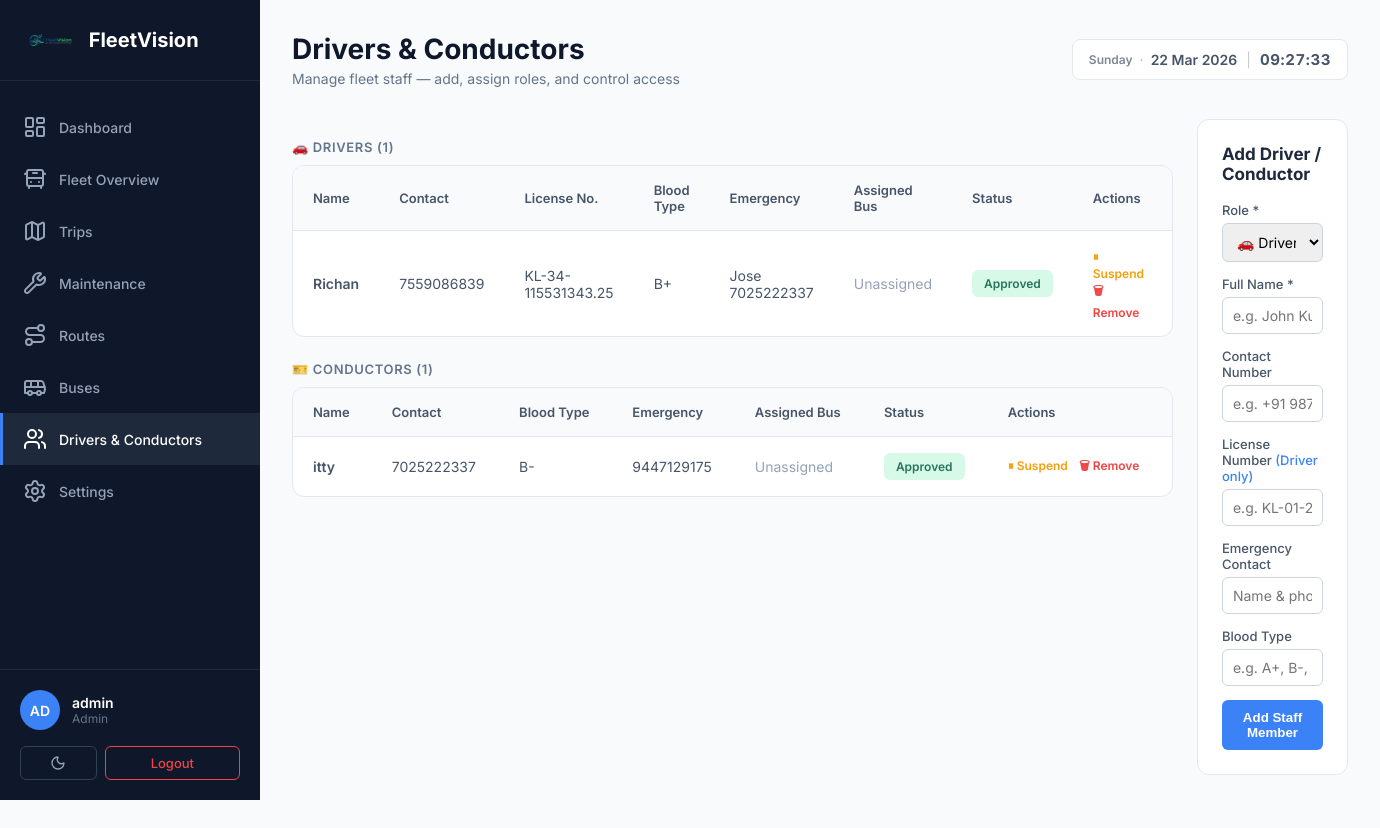
The app's page /staff.php (signed in), older data.
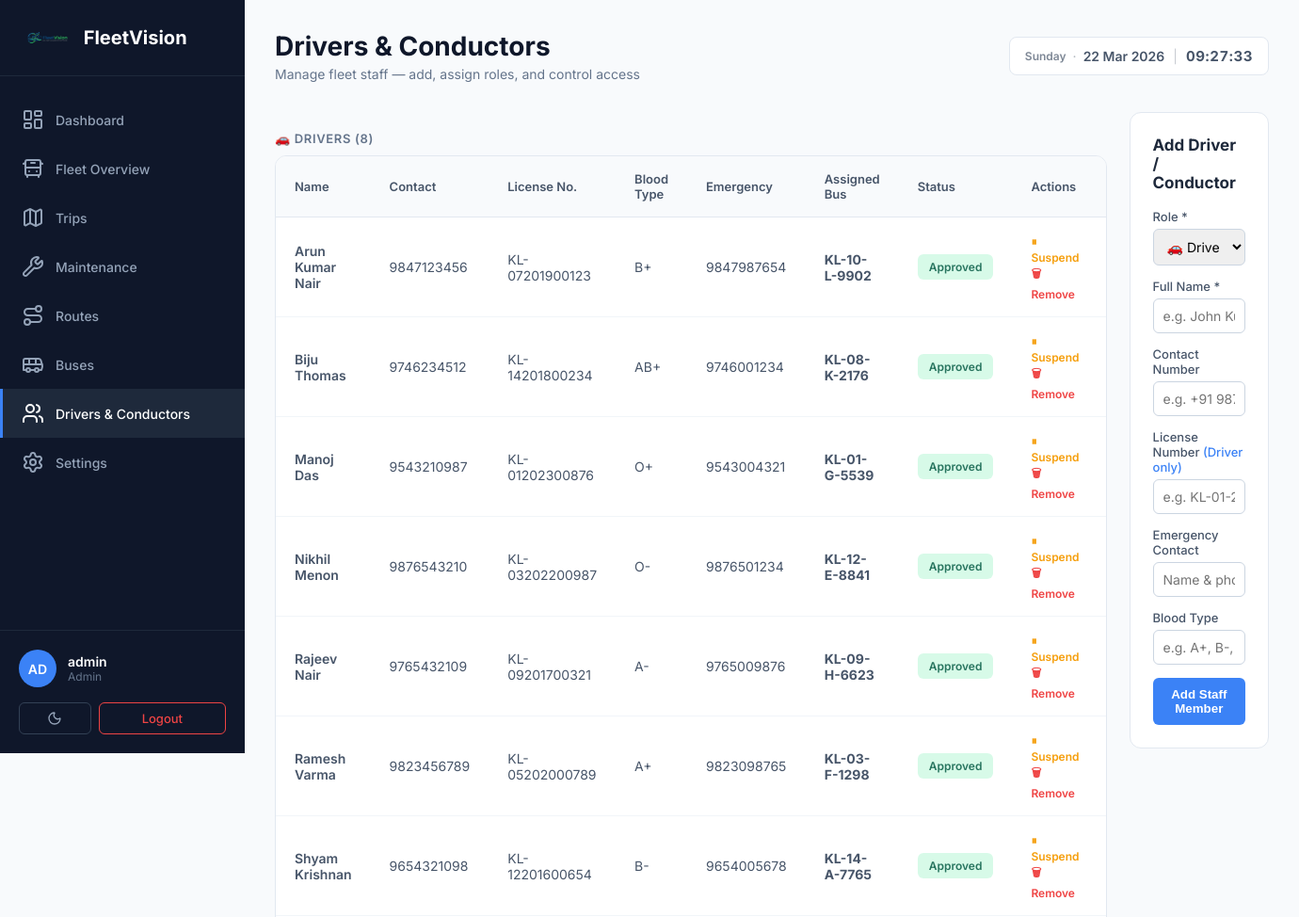
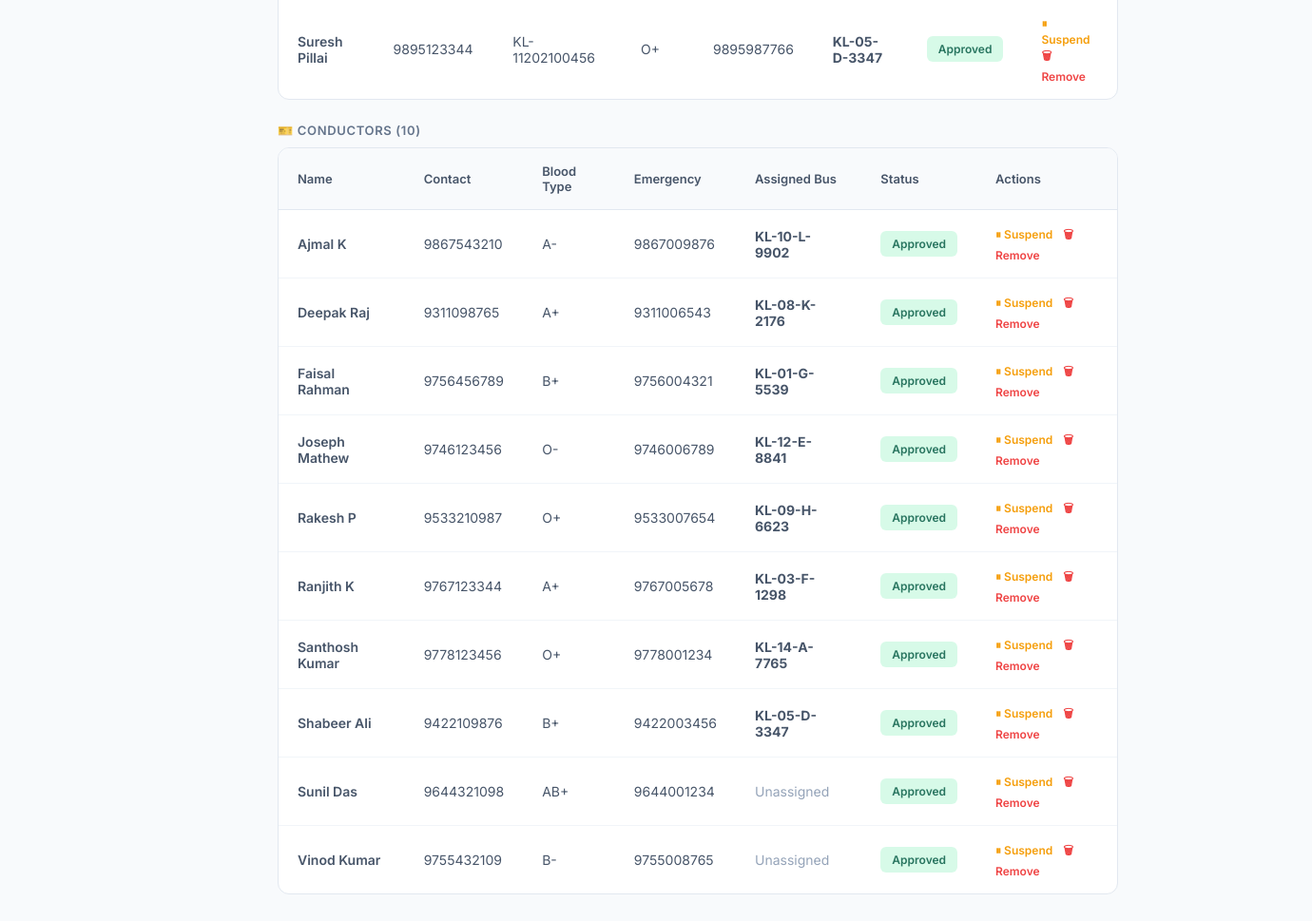
The same page, newer data (2 pictures, top to bottom).
### tables this page shows
CREATE TABLE users (
        id INTEGER PRIMARY KEY AUTOINCREMENT,
        username TEXT NOT NULL UNIQUE,
        email TEXT NOT NULL UNIQUE,
        password_hash TEXT,
        google_id TEXT UNIQUE,
        role TEXT DEFAULT 'user',
        status TEXT DEFAULT 'pending',
        created_at DATETIME DEFAULT CURRENT_TIMESTAMP
    , contact_no TEXT, license_number TEXT, emergency_contact TEXT, blood_type TEXT);

### staff.php (the view, shortened to what the changed rows need)
<?php
require_once __DIR__ . '/includes/db.php';
$staff = $pdo->query("
    SELECT u.*,
           b.bus_number AS assigned_bus
    FROM users u
    LEFT JOIN buses b ON b.driver_id = u.id OR b.conductor_id = u.id
    WHERE u.role IN ('driver','conductor') AND u.status != 'deleted'
    GROUP BY u.id
    ORDER BY u.role ASC, u.username ASC
")->fetchAll(PDO::FETCH_ASSOC);
$drivers = array_filter($staff, fn($s) => $s['role'] === 'driver');
$conductors = array_filter($staff, fn($s) => $s['role'] === 'conductor');
include __DIR__ . '/includes/header.php';
?>
<header class="top-header">
    <div class="header-left">
        <h1 class="page-title">Drivers & Conductors</h1>
    </div>
</header>
<section class="content-section">
    <div class="staff-layout">
        <div class="staff-main">
            <div class="section-label">🚗 Drivers (<?php echo count($drivers); ?>)</div>
            <div class="table-container" style="margin-bottom: 24px;">
                <table class="data-table">
                    <thead>
                        <tr>
                            <th>Name</th>
                            <th>Contact</th>
                            <th>License No.</th>
                            <th>Blood Type</th>
                            <th>Emergency</th>
                            <th>Assigned Bus</th>
                            <th>Status</th>
                            <th>Actions</th>
                        </tr>
                    </thead>
                    <tbody>
                        <?php if (count($drivers) > 0): ?>
                            <?php foreach ($drivers as $d): ?>
                                <?php
                                $jsdata = htmlspecialchars(json_encode([
                                    'id' => $d['id'], 'username' => $d['username'], 'role' => $d['role'], 'contact_no' => $d['contact_no'],
                                    'license_number' => $d['license_number'], 'emergency_contact' => $d['emergency_contact'], 'blood_type' => $d['blood_type']
                                ]), ENT_QUOTES, 'UTF-8');
                                ?>
                                <tr onclick="editStaff(this)" data-staff="<?php echo $jsdata; ?>" class="hover-row" style="cursor: pointer;" title="Click to edit">
                                    <td style="font-weight:600;"><?php echo htmlspecialchars($d['username']); ?></td>
                                    <td><?php echo htmlspecialchars($d['contact_no'] ?: '—'); ?></td>
                                    <td><?php echo htmlspecialchars($d['license_number'] ?: '—'); ?></td>
                                    <td><?php echo htmlspecialchars($d['blood_type'] ?: '—'); ?></td>
                                    <td><?php echo htmlspecialchars($d['emergency_contact'] ?: '—'); ?></td>
                                    <td><?php echo $d['assigned_bus'] ? '<strong>' . htmlspecialchars($d['assigned_bus']) . '</strong>' : '<span style="color:#94a3b8;">Unassigned</span>'; ?></td>
                                    <td>
                                        <?php $sc = $d['status'] === 'approved' ? 'active' : 'idle'; ?>
                                        <span class="status-badge <?php echo $sc; ?>"><?php echo ucfirst($d['status']); ?></span>
                                    </td>
                                    <td>
                                        <a href="staff.php?toggle_id=<?php echo $d['id']; ?>" class="action-link <?php echo $d['status'] === 'approved' ? 'toggle-on' : 'toggle-off'; ?>" onclick="event.stopPropagation();">
                                            <?php echo $d['status'] === 'approved' ? '⏸ Suspend' : '▶ Activate'; ?>
                                        </a>
                                        <a href="staff.php?delete_id=<?php echo $d['id']; ?>" class="action-link delete" onclick="event.stopPropagation(); return confirm('Remove this driver?');">🗑 Remove</a>
                                    </td>
                                </tr>
                            <?php
    endforeach; ?>
                        <?php
else: ?>
                            <tr class="empty-row"><td colspan="8">No drivers added yet.</td></tr>
                        <?php
endif; ?>
                    </tbody>
                </table>
            </div>
            <div class="section-label">🎫 Conductors (<?php echo count($conductors); ?>)</div>
            <div class="table-container">
                <table class="data-table">
                    <thead>
                        <tr>
                            <th>Name</th>
                            <th>Contact</th>
                            <th>Blood Type</th>
                            <th>Emergency</th>
                            <th>Assigned Bus</th>
                            <th>Status</th>
                            <th>Actions</th>
                        </tr>
                    </thead>
                    <tbody>
                        <?php if (count($conductors) > 0): ?>
                            <?php foreach ($conductors as $c): ?>
                                <?php
                                $jsdata = htmlspecialchars(json_encode([
                                    'id' => $c['id'], 'username' => $c['username'], 'role' => $c['role'], 'contact_no' => $c['contact_no'],
                                    'license_number' => $c['license_number'], 'emergency_contact' => $c['emergency_contact'], 'blood_type' => $c['blood_type']
                                ]), ENT_QUOTES, 'UTF-8');
                                ?>
                                <tr onclick="editStaff(this)" data-staff="<?php echo $jsdata; ?>" class="hover-row" style="cursor: pointer;" title="Click to edit">
                                    <td style="font-weight:600;"><?php echo htmlspecialchars($c['username']); ?></td>
                                    <td><?php echo htmlspecialchars($c['contact_no'] ?: '—'); ?></td>
                                    <td><?php echo htmlspecialchars($c['blood_type'] ?: '—'); ?></td>
                                    <td><?php echo htmlspecialchars($c['emergency_contact'] ?: '—'); ?></td>
                                    <td><?php echo $c['assigned_bus'] ? '<strong>' . htmlspecialchars($c['assigned_bus']) . '</strong>' : '<span style="color:#94a3b8;">Unassigned</span>'; ?></td>
                                    <td>
                                        <?php $sc = $c['status'] === 'approved' ? 'active' : 'idle'; ?>
                                        <span class="status-badge <?php echo $sc; ?>"><?php echo ucfirst($c['status']); ?></span>
                                    </td>
                                    <td>
                                        <a href="staff.php?toggle_id=<?php echo $c['id']; ?>" class="action-link <?php echo $c['status'] === 'approved' ? 'toggle-on' : 'toggle-off'; ?>" onclick="event.stopPropagation();">
                                            <?php echo $c['status'] === 'approved' ? '⏸ Suspend' : '▶ Activate'; ?>
                                        </a>
                                        <a href="staff.php?delete_id=<?php echo $c['id']; ?>" class="action-link delete" onclick="event.stopPropagation(); return confirm('Remove this conductor?');">🗑 Remove</a>
                                    </td>
                                </tr>
                            <?php
    endforeach; ?>
                        <?php
else: ?>
                            <tr class="empty-row"><td colspan="7">No conductors added yet.</td></tr>
                        <?php
endif; ?>
                    </tbody>
                </table>
            </div>
        </div>
    </div>
</section>
<?php include __DIR__ . '/includes/footer.php'; ?>

Row changes from the older to the newer data that the page shows:
no longer on this page (row edited): users: username "Richan", contact_no "7559086839", license_number "KL-34-115531343.25", blood_type "B+", emergency_contact "Jose 7025222337", shows "Unassigned", status "Approved", shows "⏸ Suspend", shown under "Drivers & Conductors"
no longer on this page (row edited): users: username "itty", contact_no "7025222337", blood_type "B-", emergency_contact "9447129175", shows "Unassigned", status "Approved", shows "⏸ Suspend"
added users: username "Arun Kumar Nair", contact_no "9847123456", license_number "KL-07201900123", blood_type "B+", emergency_contact "9847987654", assigned_bus "KL-10-L-9902", status "Approved", shows "⏸ Suspend", shown under "Drivers & Conductors"
added users: username "Biju Thomas", contact_no "9746234512", license_number "KL-14201800234", blood_type "AB+", emergency_contact "9746001234", assigned_bus "KL-08-K-2176", status "Approved", shows "⏸ Suspend", shown under "Drivers & Conductors"
added users: username "Manoj Das", contact_no "9543210987", license_number "KL-01202300876", blood_type "O+", emergency_contact "9543004321", assigned_bus "KL-01-G-5539", status "Approved", shows "⏸ Suspend", shown under "Drivers & Conductors"
added users: username "Nikhil Menon", contact_no "9876543210", license_number "KL-03202200987", blood_type "O-", emergency_contact "9876501234", assigned_bus "KL-12-E-8841", status "Approved", shows "⏸ Suspend", shown under "Drivers & Conductors"
added users: username "Rajeev Nair", contact_no "9765432109", license_number "KL-09201700321", blood_type "A-", emergency_contact "9765009876", assigned_bus "KL-09-H-6623", status "Approved", shows "⏸ Suspend", shown under "Drivers & Conductors"
added users: username "Ramesh Varma", contact_no "9823456789", license_number "KL-05202000789", blood_type "A+", emergency_contact "9823098765", assigned_bus "KL-03-F-1298", status "Approved", shows "⏸ Suspend", shown under "Drivers & Conductors"
added users: username "Shyam Krishnan", contact_no "9654321098", license_number "KL-12201600654", blood_type "B-", emergency_contact "9654005678", assigned_bus "KL-14-A-7765", status "Approved", shows "⏸ Suspend", shown under "Drivers & Conductors"
added users: username "Suresh Pillai", contact_no "9895123344", license_number "KL-11202100456", blood_type "O+", emergency_contact "9895987766", assigned_bus "KL-05-D-3347", status "Approved", shows "⏸ Suspend", shown under "Drivers & Conductors"
added users: username "Ajmal K", contact_no "9867543210", blood_type "A-", emergency_contact "9867009876", assigned_bus "KL-10-L-9902", status "Approved", shows "⏸ Suspend"
added users: username "Deepak Raj", contact_no "9311098765", blood_type "A+", emergency_contact "9311006543", assigned_bus "KL-08-K-2176", status "Approved", shows "⏸ Suspend"
added users: username "Faisal Rahman", contact_no "9756456789", blood_type "B+", emergency_contact "9756004321", assigned_bus "KL-01-G-5539", status "Approved", shows "⏸ Suspend"
added users: username "Joseph Mathew", contact_no "9746123456", blood_type "O-", emergency_contact "9746006789", assigned_bus "KL-12-E-8841", status "Approved", shows "⏸ Suspend"
added users: username "Rakesh P", contact_no "9533210987", blood_type "O+", emergency_contact "9533007654", assigned_bus "KL-09-H-6623", status "Approved", shows "⏸ Suspend"
added users: username "Ranjith K", contact_no "9767123344", blood_type "A+", emergency_contact "9767005678", assigned_bus "KL-03-F-1298", status "Approved", shows "⏸ Suspend"
added users: username "Santhosh Kumar", contact_no "9778123456", blood_type "O+", emergency_contact "9778001234", assigned_bus "KL-14-A-7765", status "Approved", shows "⏸ Suspend"
added users: username "Shabeer Ali", contact_no "9422109876", blood_type "B+", emergency_contact "9422003456", assigned_bus "KL-05-D-3347", status "Approved", shows "⏸ Suspend"
added users: username "Sunil Das", contact_no "9644321098", blood_type "AB+", emergency_contact "9644001234", shows "Unassigned", status "Approved", shows "⏸ Suspend"
added users: username "Vinod Kumar", contact_no "9755432109", blood_type "B-", emergency_contact "9755008765", shows "Unassigned", status "Approved", shows "⏸ Suspend"
Text that changed along with them:
count($drivers): "1" → "8"
count($conductors): "1" → "10"
